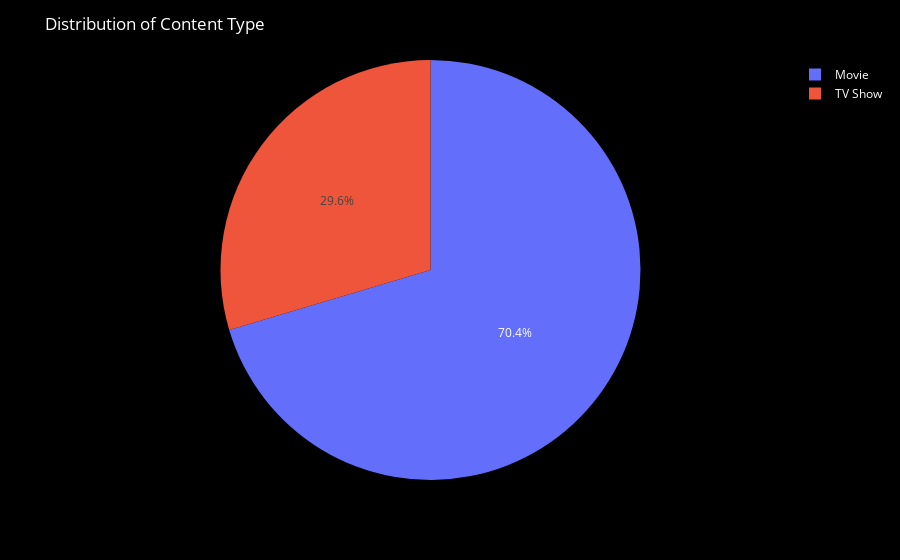

This figure's notebook cell:
### Markdown cell above
### Key Insights

#### Dominance of Movies
- Movies significantly outnumber TV shows in the dataset. This is evident from the bar chart where the count of movies is substantially higher than that of TV shows.
- The count of movies is approximately 6000, indicating a strong preference or larger availability of movies compared to TV shows.

#### Proportion of TV Shows
- TV shows, while fewer in number compared to movies, still have a considerable presence with a count of around 2000.
- This suggests that although movies are more prevalent, TV shows still constitute a significant portion of the content.

### Conclusion
The analysis clearly indicates a higher prevalence of movies compared to TV shows in the dataset. This insight can be useful for content providers, streaming services, and entertainment industry stakeholders in understanding content distribution and potentially guiding content strategy and acquisition decisions.

### Code cell
fig = px.pie(df, values=df["type"].value_counts().values, names=df["type"].value_counts().index)

fig.update_layout(title="Distribution of Content Type", plot_bgcolor='rgba(0,0,0,0)', paper_bgcolor='black', font=dict(color='white'))

fig.show()

### Figure 1 — Plotly figure (JSON) as saved in the notebook; plotly's stock layout.template omitted (floating-point values rounded to 4 significant figures)
{"data": [{"domain": {"x": [0, 1], "y": [0, 1]}, "hovertemplate": "label=%{label}<br>value=%{value}<extra></extra>", "labels": ["Movie", "TV Show"], "legendgroup": "", "name": "", "showlegend": true, "type": "pie", "values": [6126, 2576]}], "layout": {"font": {"color": "white"}, "legend": {"tracegroupgap": 0}, "margin": {"t": 60}, "paper_bgcolor": "black", "plot_bgcolor": "rgba(0,0,0,0)", "title": {"text": "Distribution of Content Type"}}}
